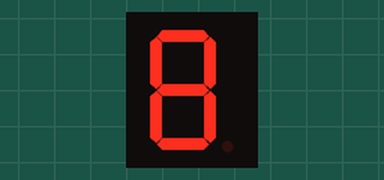
Recording of a sketch running on a simulated Arduino Uno, built with avr-gcc and run on an emulated ATmega328P. Shown: 1-digit seven-segment display. Wiring (inferred from the names in the program): 1-digit 7-segment display, segments lit when LOW: segments pin 6, pin 7, pin 8, pin 9, pin 10, pin 11, pin 12. The segment pins are drawn as the display they are named for.

Above: at 0.1 s.
At 1.1 s:
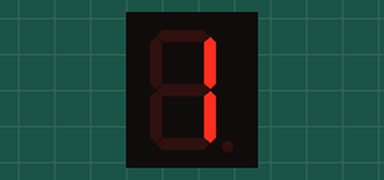
At 2.1 s:
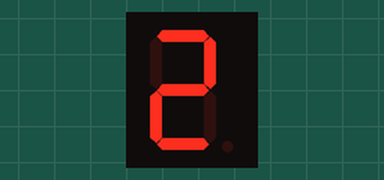
At 5.1 s:
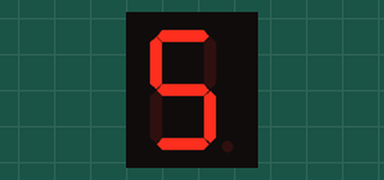
At 7.1 s:
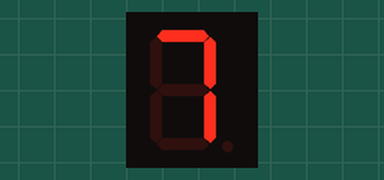
At 10.1 s:
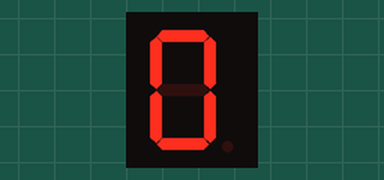

Measured:
- by itself, everything shown: repeats every 10.0 s, in 11 steps
- what the display in image 1 shows lasts 1.0 s, from 1.0 s to 2.0 s

The sketch:

OUT_7Seg_1_2.ino
```cpp
int a = 6;        //for light part A
int b = 7;        // B
int c = 8;        // C
int d = 9;        // D
int e = 10;       // E
int f = 11;       // F
int g = 12;       // G

void setup()
{
  pinMode(a, OUTPUT);    pinMode(b, OUTPUT);    pinMode(c, OUTPUT);
  pinMode(d, OUTPUT);    pinMode(e, OUTPUT);    pinMode(f, OUTPUT);
  pinMode(g, OUTPUT);
}

void segment_nom(int nom)
{
  if ( nom != 1 && nom != 4)
    digitalWrite(a, LOW);

  if (nom != 5 && nom != 6)
    digitalWrite(b, LOW);

  if (nom != 2)
    digitalWrite(c, LOW);

  if (nom != 1 && nom != 4 && nom != 7)
    digitalWrite(d, LOW);

  if (nom != 1 && nom != 3 && nom != 4 && nom != 5 && nom != 7 && nom != 9 )
    digitalWrite(e, LOW);

  if (nom != 1 && nom != 2 && nom != 3 && nom != 7)
    digitalWrite(f, LOW);

  if (nom != 0 && nom != 1 && nom != 7)
    digitalWrite(g, LOW);
}

void segmentoff()
{
  digitalWrite(a, HIGH);  digitalWrite(b, HIGH);  digitalWrite(c, HIGH);
  digitalWrite(d, HIGH);  digitalWrite(e, HIGH);  digitalWrite(f, HIGH);
  digitalWrite(g, HIGH);
}

void loop()
{
  for (int i = 0; i < 10; i++)
  {
    segment_nom(i);
    delay(1000);
    segmentoff();
  }
}
```
